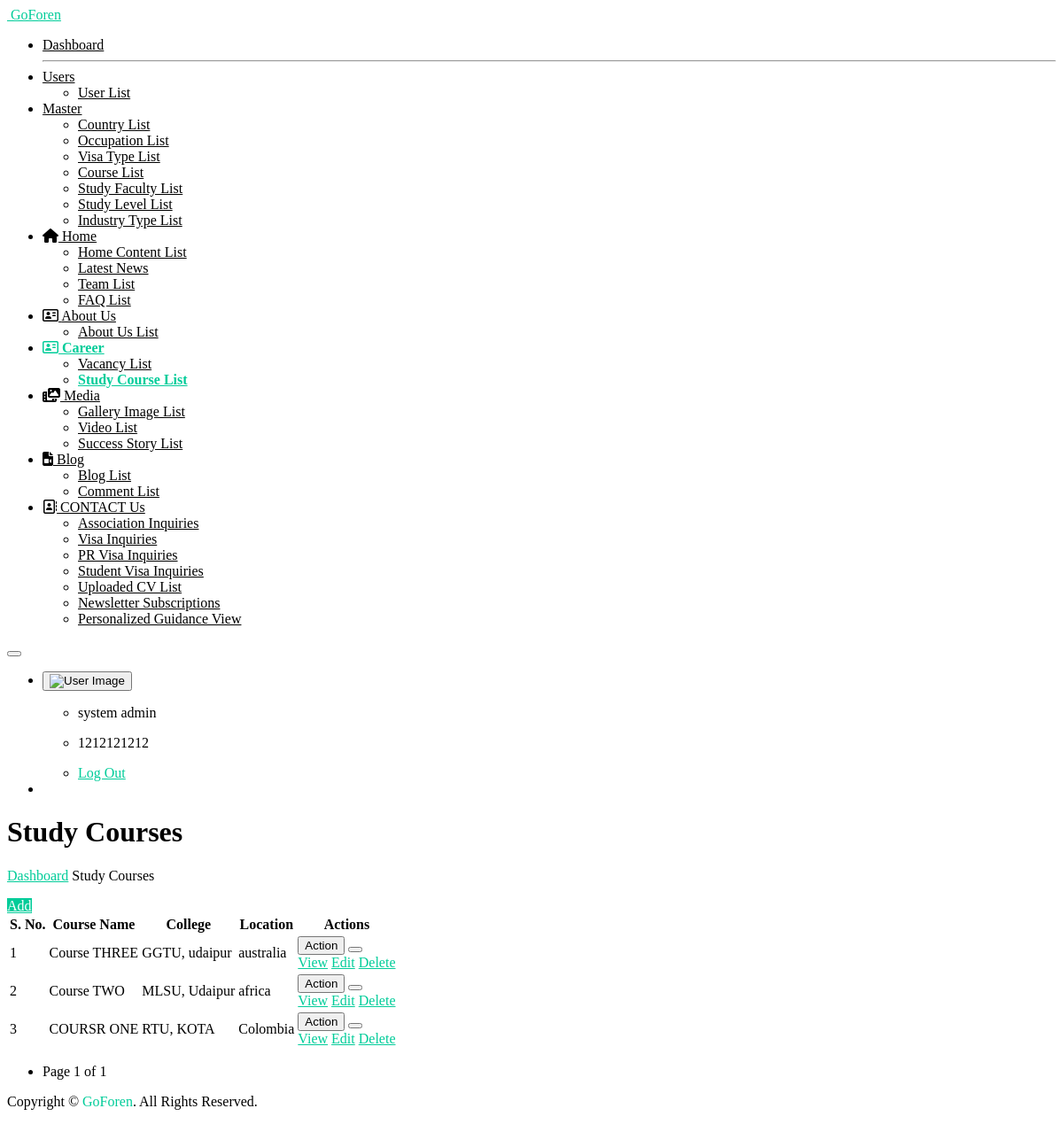
/s_course_list/ (signed in), run on the app's committed database.
### myapp/models.py (models this page shows, shortened)
class tbl_study_course(models.Model):
    location = models.CharField(max_length=100, null=True , blank=True)
    study_faculty = models.CharField(max_length=100, null=True , blank=True)
    college_nature = models.CharField(max_length=100, null=True , blank=True)
    study_level = models.CharField(max_length=100, null=True , blank=True)
    course_name = models.CharField(max_length=100, null=True , blank=True)
    college = models.CharField(max_length=100, null=True , blank=True)
    add_date = models.CharField(max_length=100, null=True , blank=True)
    seat_count = models.CharField(max_length=100, null=True , blank=True)
    created_at = models.DateTimeField(auto_now_add=True)
    updated_at = models.DateTimeField(auto_now=True)
    class Meta:
        db_table = 'tbl_study_course'

### myapp/views.py (the view)
    def wrapper(request, *args, **kwargs):
        if 'user_id' not in request.session:
            return redirect('open_sign_in_page')
        return view_func(request, *args, **kwargs)

### myapp/views.py (called while the page is built)
def login_required_custom(view_func):
    def wrapper(request, *args, **kwargs):
        if 'user_id' not in request.session:
            return redirect('open_sign_in_page')
        return view_func(request, *args, **kwargs)
    return wrapper

@login_required_custom
def s_course_list(request):
    queryset = tbl_study_course.objects.all().order_by("-id")
    paginator = Paginator(queryset, 10)
    page_number = request.GET.get('page')
    page_obj = paginator.get_page(page_number)
    context = {
        "record_name": "Study Course",
        "courses": page_obj.object_list,
        "page_obj": page_obj,
        "add_success": request.session.pop("add_success", None),
        "update_success": request.session.pop("update_success", None),
        "delete_success": request.session.pop("delete_success", None),
    }
    return render(request, "course-list2.html", context)

### templates/course-list2.html (shortened to what this page needs)
{% extends "base.html" %}
{% load static %}
{% block start %}
<div class="ec-content-wrapper">
    <div class="content">
        <div class="breadcrumb-wrapper d-flex align-items-center justify-content-between">
            <div>
                <h1>Study Courses</h1>
                <p class="breadcrumbs"><span><a href="{% url 'dashboard_view' %}">Dashboard</a></span>
                    <span></span>Study Courses</p>
            </div>
            <div>
                <a href="{% url 'add_s_course' %}" class="btn btn-primary">Add</a>
            </div>
        </div>
        <div class="row">
            <div class="col-12">
                <div class="card card-default">
                    <div class="card-body">
                        <div class="table-responsive">
                            <table class="table">
                                <thead>
                                    <tr>
                                        <th>S. No.</th>
                                        <th>Course Name</th>
                                        <th>College</th>
                                        <th>Location</th>
                                        <th>Actions</th>
                                    </tr>
                                </thead>
                                <tbody>
                                {% for i in courses %}
                                    <tr>
                                        <td>{{ forloop.counter }}</td>
                                        <td>{{ i.course_name }}</td>
                                        <td>{{ i.college }}</td>
                                        <td>{{ i.location }}</td>
                                        <td>
                                            <div class="btn-group mb-1">
                                                <button type="button" class="btn btn-outline-success">Action</button>
                                                <button type="button" class="btn btn-outline-success dropdown-toggle dropdown-toggle-split" data-bs-toggle="dropdown">
                                                </button>
                                                <div class="dropdown-menu">
                                                    <a class="dropdown-item" href="{% url 's_course_view' i.id %}">View</a>
                                                    <a class="dropdown-item" href="{% url 'edit_s_course' i.id %}">Edit</a>
                                                    <a href="javascript:void(0);" class="dropdown-item delete-btn" data-url="{% url 'delete_s_course' i.id %}">Delete</a>
                                                </div>
                                            </div>
                                        </td>
                                    </tr>
                                    {% endfor %}
                                </tbody>
                            </table>
                            <div class="pagination justify-content-start mt-3">
                                <nav>
                                    <ul class="pagination">
                                        <li class="page-item disabled">
                                            <span class="page-link">Page {{ page_obj.number }} of {{ page_obj.paginator.num_pages }}</span>
                                        </li>
                                    </ul>
                                </nav>
                            </div>
                        </div>
                    </div>
                </div>
            </div>
        </div>
    </div>
</div>
{% endblock %}

### templates/course-list2.html (style rules this page uses)
a { color: #00cc99; }
.btn.btn-primary { color: #ffffff; background-color: #00cc99; border-color: #00cc99; }

### data on the page
tbl_study_course: course_name "Course THREE", college "GGTU, udaipur", location "australia"
tbl_study_course: course_name "Course TWO", college "MLSU, Udaipur", location "africa"
tbl_study_course: course_name "COURSR ONE", college "RTU, KOTA", location "Colombia"

### other printed values
{{ request.session.session_username }} "system admin"
{{ request.session.session_mobile }} "1212121212"
{{ page_obj.number }} "1"
{{ page_obj.paginator.num_pages }} "1"
